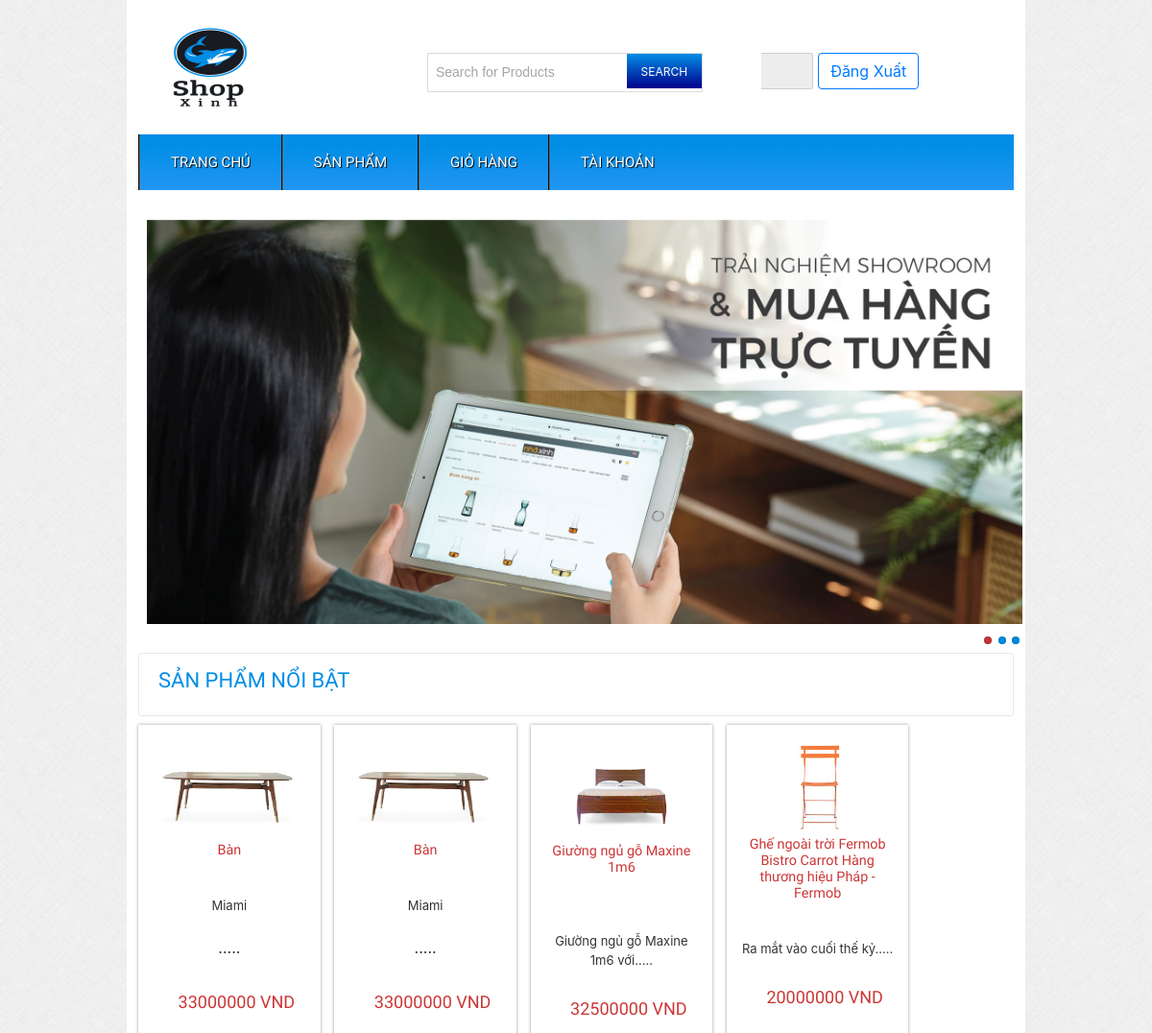
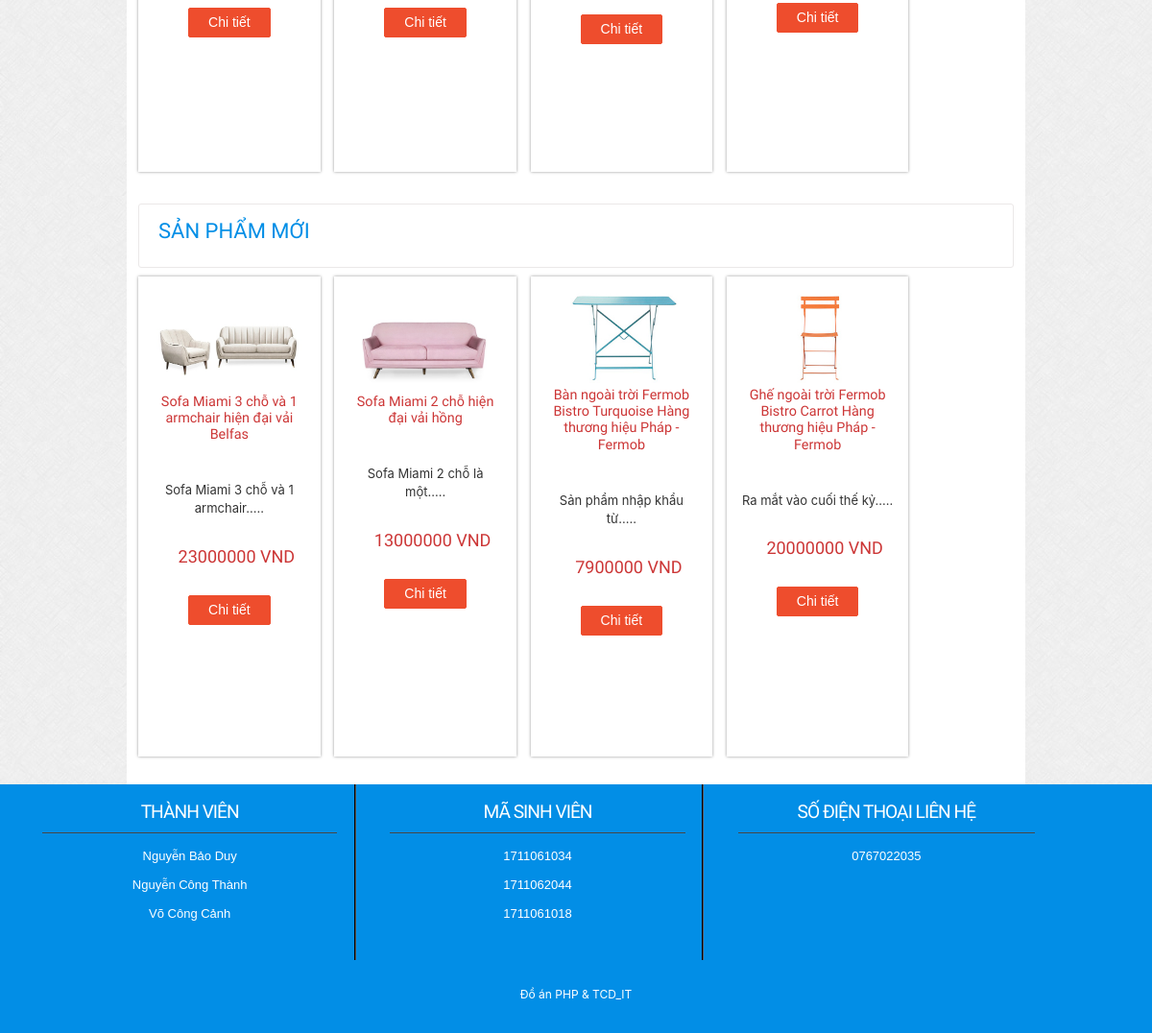
Screenshot of /index.php (signed in) with the database file from the repository (2 pictures, top to bottom).
### tables this page shows
CREATE TABLE `tbl_product` (
  `productID` int(11) NOT NULL,
  `productName` varchar(255) NOT NULL,
  `catID` int(11) NOT NULL,
  `brandID` int(11) NOT NULL,
  `product_desc` text NOT NULL,
  `type` int(11) NOT NULL,
  `price` int(200) NOT NULL,
  `image` varchar(255) NOT NULL
);

### lb/database.php (called while the page is built, shortened)
<?php
Class Database{
   public $host   = DB_HOST;
   public $user   = DB_USER;
   public $pass   = DB_PASS;
   public $dbname = DB_NAME;
   public $link;
private function connectDB(){
   $this->link = new mysqli($this->host, $this->user, $this->pass,
    $this->dbname);
 }
public function select($query){
  $result = $this->link->query($query) or
   die($this->link->error.__LINE__);
  if($result->num_rows > 0){
    return $result;
  } else {
    return false;
  }
 }
}

### classes/product.php (called while the page is built, shortened)
<?php
    require_once('C:/xampp/htdocs/DA_PHP/shop/helper/format.php');
    require_once('C:/xampp/htdocs/DA_PHP/shop/lb/database.php');
?>
<?php
    class product
    {
        private $db;
        public function __construct()
        {
           $this->db = new Database();
        }
        public function getprodut_NoiBat()
        {
            $query = "SELECT * FROM tbl_product WHERE type ='1' LIMIT 4";
            $result = $this->db->select($query);
            return $result;
        }
        public function getprodut_Moi()
        {
            $query = "SELECT * FROM tbl_product order by productID  desc LIMIT 4";
            $result = $this->db->select($query);
            return $result;
        }
    }
?>

### helper/format.php (called while the page is built, shortened)
<?php
class Format{
 public function textShorten($text, $limit = 400){
    $text = $text. " ";
    $text = substr($text, 0, $limit);
    $text = substr($text, 0, strrpos($text, ' '));
    $text = $text.".....";
    return $text;
 }
}
?>

### index.php (the view, shortened to what this page needs)
<?php
include'./inc/header.php';
include'./inc/slider.php';
?>
<div class="main">
    <div class="content">
        <div class="content_top">
            <div class="heading">
                <h3>Sản phẩm nổi bật</h3>
            </div>
        </div>
        <div class="section group">
            <?php
                $getproduct_noibat = $product->getprodut_NoiBat();
                if ($getproduct_noibat) {
                    while ($result = $getproduct_noibat->fetch_assoc())
                    {
            ?>
            <div class="grid_1_of_4 images_1_of_4 "style="height: 500px;">
                <a href="details.php"><img src="admin/uploads/<?php echo $result['image'] ;?>" alt="" /></a>
                <h2><?php echo $result['productName'] ;?> </h2>
                <p><?php echo $fm->textShorten($result['product_desc'],50)  ;?></p>
                <p><span class="price"><?php echo $result['price']." "."VND" ;?></span></p>
                <div class="button"  ><span><a href="details.php?proID=<?php echo $result['productID']; ?>" class="details"  >Chi tiết</a></span></div>
            </div>
            <?php
             }
            }
            ?>
        </div>
        <div class="content_bottom">
            <div class="heading">
                <h3>Sản phẩm mới</h3>
            </div>
        </div>
        <div class="section group">
        <?php
                $getproduct_moi = $product->getprodut_Moi();
                if ($getproduct_moi) {
                    while ($result_moi = $getproduct_moi->fetch_assoc())
                    {
            ?>
            <div class="grid_1_of_4 images_1_of_4" style="height: 500px;">
                <a href="details.php"><img src="admin/uploads/<?php echo $result_moi['image'] ;?>" alt="" /></a>
                <h2><?php echo $result_moi['productName'] ;?> </h2>
                <p><?php echo $fm->textShorten($result_moi['product_desc'],50)  ;?></p>
                <p><span class="price"><?php echo $result_moi['price']." "."VND" ;?></span></p>
                <div class="button"><span><a href="details.php?proID=<?php echo $result_moi['productID']; ?>" class="details">Chi tiết</a></span></div>
            </div>
            <?php
             }
            }
            ?>
        </div>
        </div>
    </div>
</div>
<?php
include'./inc/footer.php';
?>

### css/style.css (style rules this page uses)
html, body, div, span, applet, object, iframe, h1, h2, h3, h4, h5, h6, p, blockquote, pre, a, abbr, acronym, address, big, cite, code, del, dfn, em, img, ins, kbd, q, s, samp, small, strike, strong, sub, sup, tt, var, b, u, i, dl, dt, dd, ol, nav ul, nav li, fieldset, form, label, legend, table, caption, tbody, tfoot, thead, tr, th, td, article, aside, canvas, details, embed, figure, figcaption, footer, header, hgroup, menu, nav, output, ruby, section, summary, time, mark, audio, video { margin: 0; padding: 0; border: 0; font-size: 100%; font: inherit; vertical-align: baseline; }
a { text-decoration: none; }
img { max-width: 100%; }
body { font-family: Arial, Helvetica, sans-serif; background: url(../images/body_bg3.jpg); }
.section { clear: both; padding: 0px; margin: 0px; }
.group:before, .group:after { content: ""; display: table; }
.group:after { clear: both; }
.group { zoom: 1; }
.content { padding: 20px 0; background: #FFF; }
.content h2 { font-size: 23px; color: #6C6C6C; font-family: 'Monda', sans-serif; }
.content_top { padding: 15px 20px; border: 1px solid #EBE8E8; border-radius: 3px; }
.content_bottom { padding: 15px 20px; border: 1px solid #EBE8E8; border-radius: 3px; margin-top: 2.6%; }
.heading { float: left; margin-right: 10%; }
.heading h3 { font-family: 'Monda', sans-serif; font-size: 22px; color: #028EE6; text-transform: uppercase; }
.grid_1_of_4 { display: block; float: left; margin: 1% 0 1% 1.6%; box-shadow: 0px 0px 3px rgb(150, 150, 150); }
.grid_1_of_4:first-child { margin-left: 0; }
.images_1_of_4 { width: 20.8%; padding: 1.5%; text-align: center; position: relative; }
.images_1_of_4 img { max-width: 100%; }
.images_1_of_4 h2 { color: #CC3636; font-family: 'Monda', sans-serif; font-size: 0.9em; font-weight: normal; }
.images_1_of_4 p { font-size: 0.8125em; padding: 0.4em 0; color: #333; }
.images_1_of_4 p span.price { font-size: 18px; font-family: 'Monda', sans-serif; color: #CC3636; margin-left: 15px; }
.images_1_of_4 .button { float: left; line-height: 1.9em; margin-top: 0.3em; width: 100%; }
.images_1_of_4 .button a { padding: 7px 20px; font-size: 0.8em; }
.images_1_of_4 .button a { font-family: "Trebuchet MS", Arial, Helvetica, sans-serif; font-size: 14px; line-height: 15px; text-transform: none; color: white; text-decoration: none!important; background: repeat-x 0 0 #ee4d2d; display: inline-block; border-left: 1px solid #ee4d2d!important; border-right: 1px solid #ee4d2d!important; border-top: 1px solid #ee4d2d!important; border-bottom: 1px solid #ee4d2d!important; cursor: pointer!important; margin: 0 2px; border-radius: 2px; -moz-border-radius: 2px; -webkit-border-radius: 2px; -webkit-transition: all 0.5s ease; -moz-transition: all 0.5s ease; -o-transition: all 0.5s ease; transition: all 0.5s ease; }

### rows the page displays
tbl_product: image (picture), productName "Bàn", product_desc "Miami .....", price "33000000"
tbl_product: image (picture), productName "Bàn", product_desc "Miami .....", price "33000000"
tbl_product: image (picture), productName "Giường ngủ gỗ Maxine 1m6", product_desc "Giường ngủ gỗ Maxine 1m6 với.....", price "32500000"
tbl_product: image (picture), productName "Ghế ngoài trời Fermob Bistro Carrot Hàng thương hiệu Pháp - Fermob", product_desc "Ra mắt vào cuối thế kỷ.....", price "20000000"
tbl_product: image (picture), productName "Sofa Miami 3 chỗ và 1 armchair hiện đại vải Belfas", product_desc "Sofa Miami 3 chỗ và 1 armchair.....", price "23000000"
tbl_product: image (picture), productName "Sofa Miami 2 chỗ hiện đại vải hồng", product_desc "Sofa Miami 2 chỗ là một.....", price "13000000"
tbl_product: image (picture), productName "Bàn ngoài trời Fermob Bistro Turquoise Hàng thương hiệu Pháp - Fermob", product_desc "Sản phẩm nhập khẩu từ.....", price "7900000"
